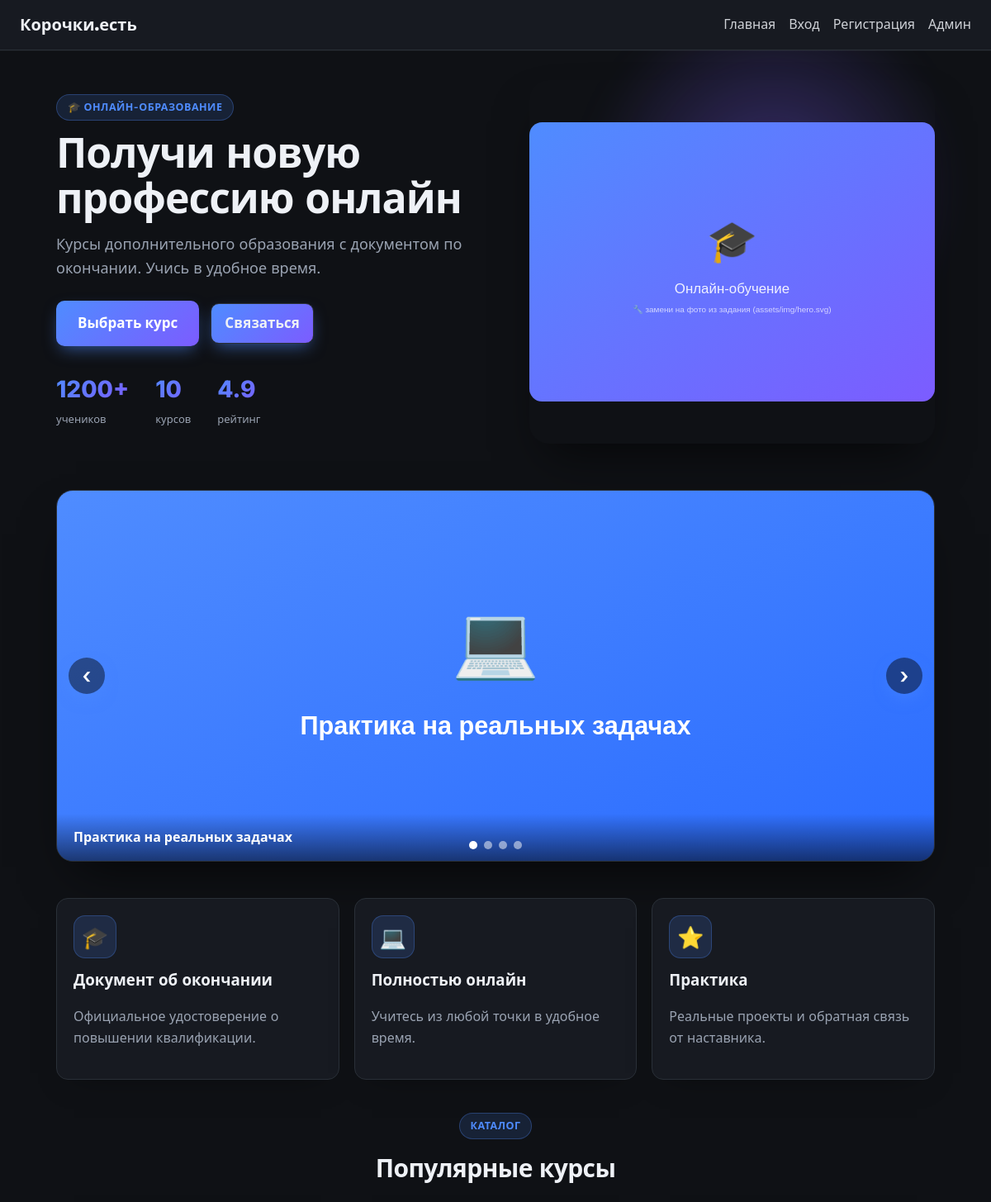
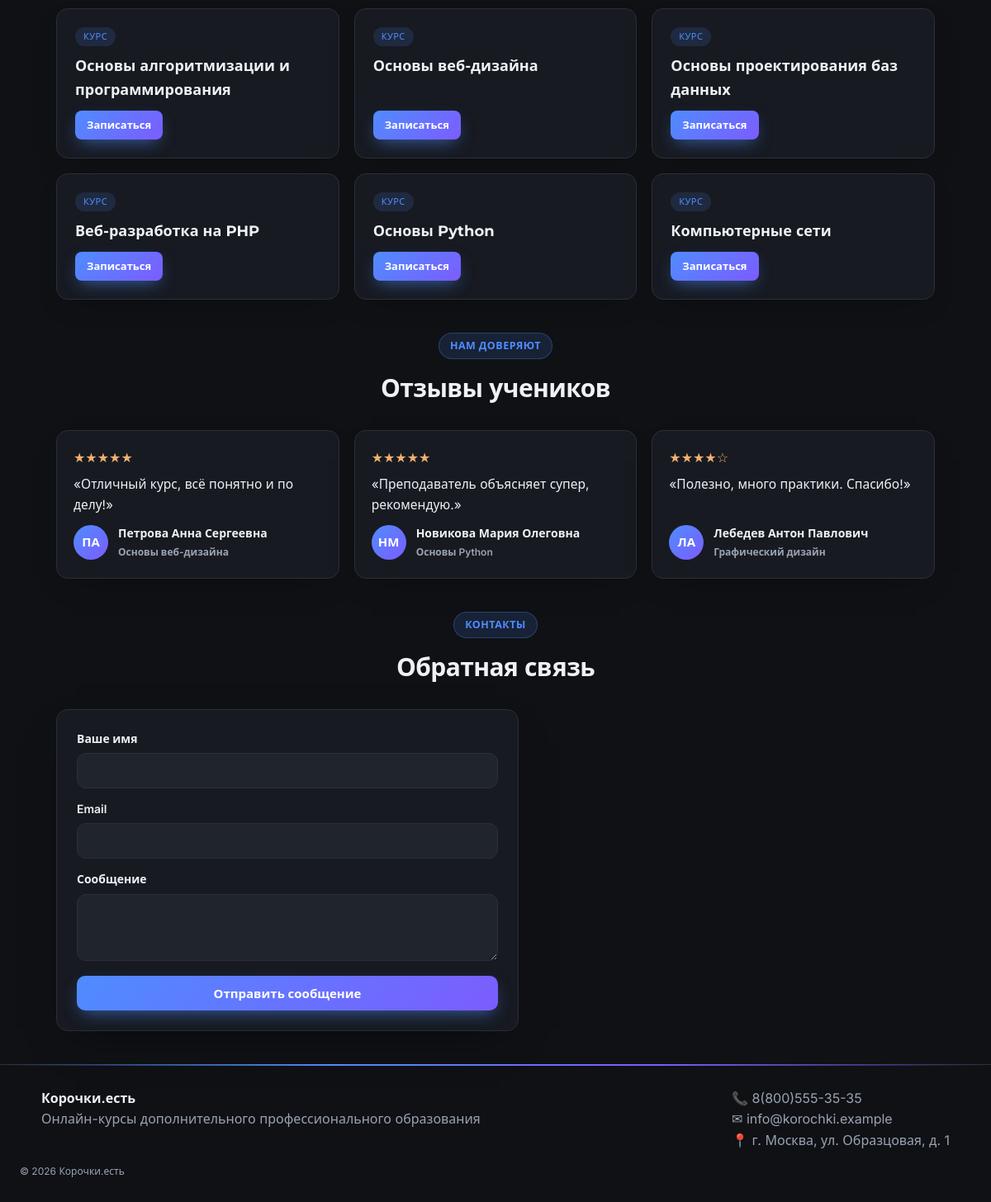
The page / on the database its author committed (2 pictures, top to bottom).
### tables this page shows
CREATE TABLE courses (
    id INT AUTO_INCREMENT PRIMARY KEY,
    name VARCHAR(150) NOT NULL,
    is_active TINYINT(1) DEFAULT 1
);

CREATE TABLE reviews (
    id INT AUTO_INCREMENT PRIMARY KEY,
    user_id INT NOT NULL,
    order_id INT NULL,
    course_name VARCHAR(150) NOT NULL,
    rating TINYINT NOT NULL DEFAULT 5,
    text VARCHAR(1000) NOT NULL,
    created_at DATETIME DEFAULT CURRENT_TIMESTAMP,
    FOREIGN KEY (user_id) REFERENCES users(id),
    FOREIGN KEY (order_id) REFERENCES orders(id)
);

CREATE TABLE users (
    id INT AUTO_INCREMENT PRIMARY KEY,
    login VARCHAR(50) NOT NULL UNIQUE,
    password VARCHAR(255) NOT NULL,
    fio VARCHAR(150) NOT NULL,
    phone VARCHAR(30) NOT NULL,
    email VARCHAR(150) NOT NULL,
    created_at DATETIME DEFAULT CURRENT_TIMESTAMP
);

### theme.php (called while the page is built, shortened)
<?php
function theme($path = null) {
    global $THEME;
    $ref = $THEME;
    foreach (explode('.', $path) as $k) {
        $ref = $ref[$k] ?? null;
    }
    return $ref;
}

### auth.php (called while the page is built, shortened)
<?php
require_once __DIR__ . '/db.php';
require_once __DIR__ . '/helpers.php';
function current_user(): ?array {
    if (empty($_SESSION['user_id'])) return null;
    return one('SELECT * FROM users WHERE id = ?', [$_SESSION['user_id']]);
}

### db.php (called while the page is built, shortened)
<?php
function db(): PDO {
    static $pdo = null;
    if ($pdo !== null) return $pdo;
    $dsn = 'mysql:host=' . DB_HOST . ';port=' . DB_PORT . ';charset=utf8mb4';
    $pass = getenv('DB_PASS_OVERRIDE') !== false ? getenv('DB_PASS_OVERRIDE') : DB_PASS;
    try {
        $pdo = new PDO($dsn, DB_USER, $pass, [
            PDO::ATTR_ERRMODE            => PDO::ERRMODE_EXCEPTION,
            PDO::ATTR_DEFAULT_FETCH_MODE => PDO::FETCH_ASSOC,
            PDO::ATTR_EMULATE_PREPARES   => false,
        ]);
    } catch (PDOException $e) {
        die('Не удалось подключиться к MySQL: ' . $e->getMessage()
            . ' — проверь, что в XAMPP запущен MySQL и пароль в config.php верный.');
    }
    $pdo->exec('CREATE DATABASE IF NOT EXISTS `' . DB_NAME . '` CHARACTER SET utf8mb4 COLLATE utf8mb4_unicode_ci');
    $pdo->exec('USE `' . DB_NAME . '`');
    seed_if_empty($pdo);
    return $pdo;
}
function seed_if_empty(PDO $pdo): void {
    if ((int)$pdo->query('SELECT COUNT(*) c FROM courses')->fetch()['c'] === 0) {
        $ins = $pdo->prepare('INSERT INTO courses (name) VALUES (?)');
        foreach (app('courses') as $name) $ins->execute([$name]);
    }
    if ((int)$pdo->query('SELECT COUNT(*) c FROM users')->fetch()['c'] === 0) {
        $hash = hash_password('Parol12345');
        $users = [
            ['ivanov1',   'Иванов Иван Иванович',      '8(900)111-22-33', 'ivanov@mail.ru'],
            ['petrova1',  'Петрова Анна Сергеевна',    '8(900)111-22-34', 'petrova@mail.ru'],
            ['sidorov1',  'Сидоров Пётр Петрович',     '8(900)111-22-35', 'sidorov@mail.ru'],
            ['kozlov12',  'Козлов Дмитрий Андреевич',  '8(900)111-22-36', 'kozlov@mail.ru'],
            ['novikova1', 'Новикова Мария Олеговна',   '8(900)111-22-37', 'novikova@mail.ru'],
            ['morozov1',  'Морозов Сергей Николаевич', '8(900)111-22-38', 'morozov@mail.ru'],
            ['volkova12', 'Волкова Елена Викторовна',  '8(900)111-22-39', 'volkova@mail.ru'],
            ['lebedev12', 'Лебедев Антон Павлович',    '8(900)111-22-40', 'lebedev@mail.ru'],
            ['sokolova1', 'Соколова Ольга Дмитриевна', '8(900)111-22-41', 'sokolova@mail.ru'],
            ['popov1234', 'Попов Алексей Михайлович',  '8(900)111-22-42', 'popov@mail.ru'],
        ];
        $ins = $pdo->prepare('INSERT INTO users (login,password,fio,phone,email) VALUES (?,?,?,?,?)');
        foreach ($users as $u) $ins->execute([$u[0], $hash, $u[1], $u[2], $u[3]]);
    }
    if ((int)$pdo->query('SELECT COUNT(*) c FROM orders')->fetch()['c'] === 0) {
        $statuses = array_keys(app('statuses'));
        $payments = app('payment_types');
        $courses  = app('courses');
        $ins = $pdo->prepare('INSERT INTO orders (user_id,course_name,desired_date,payment_type,status) VALUES (?,?,?,?,?)');
        for ($i = 1; $i <= 10; $i++) {
            $status = $i === 1 ? 'done' : $statuses[$i % count($statuses)];
            $ins->execute([
                $i,
                $courses[($i - 1) % count($courses)],
                str_pad((string)(($i % 28) + 1), 2, '0', STR_PAD_LEFT) . '.09.2025',
                $payments[$i % count($payments)],
                $status,
            ]);
        }
    }
    if ((int)$pdo->query('SELECT COUNT(*) c FROM reviews')->fetch()['c'] === 0) {
        $reviews = [
            [2, 'Основы веб-дизайна',                    5, 'Отличный курс, всё понятно и по делу!'],
            [5, 'Основы алгоритмизации и программирования', 5, 'Преподаватель объясняет супер, рекомендую.'],
            [8, 'Веб-разработка на PHP',                  4, 'Полезно, много практики. Спасибо!'],
        ];
        $ins = $pdo->prepare('INSERT INTO reviews (user_id,course_name,rating,text) VALUES (?,?,?,?)');
        foreach ($reviews as $r) $ins->execute($r);
    }
    if ((int)$pdo->query('SELECT COUNT(*) c FROM feedback')->fetch()['c'] === 0) {
        $ins = $pdo->prepare('INSERT INTO feedback (name,email,message) VALUES (?,?,?)');
        $ins->execute(['Гость', 'guest@mail.ru', 'Подскажите, есть ли рассрочка на обучение?']);
        $ins->execute(['Мария', 'maria@mail.ru', 'Хочу записаться на курс по дизайну, как начать?']);
    }
}
function q(string $sql, array $params = []): array {
    $st = db()->prepare($sql); $st->execute($params); return $st->fetchAll();
}

### index.php (the view, shortened to what this page needs)
<?php
require_once __DIR__ . '/layout.php';
$courses = q('SELECT name FROM courses WHERE is_active = 1 ORDER BY id LIMIT 6');
$reviews = q('SELECT r.*, u.fio FROM reviews r JOIN users u ON u.id = r.user_id ORDER BY r.created_at DESC LIMIT 6');
$hero = theme('hero');
?>
<section class="hero">
    <div class="hero-text">
        <?php if (!empty($hero['eyebrow'])): ?><span class="eyebrow"><?= e($hero['eyebrow']) ?></span><?php endif; ?>
        <h1 class="hero-title"><?= e($hero['title']) ?></h1>
        <p class="hero-sub"><?= e($hero['subtitle']) ?></p>
        <div class="hero-actions">
            <a class="btn btn-lg" href="<?= current_user() ? 'order.php' : 'register.php' ?>"><?= e($hero['cta']) ?></a>
            <a class="btn-ghost btn-lg" href="#contacts">Связаться</a>
        </div>
        <?php if (!empty($hero['stats'])): ?>
        <div class="hero-stats">
            <?php foreach ($hero['stats'] as $st): ?>
                <div class="stat"><b><?= e($st['num']) ?></b><span><?= e($st['label']) ?></span></div>
            <?php endforeach; ?>
        </div>
        <?php endif; ?>
    </div>
    <div class="hero-media">
        <?= media_picture($hero['image'], theme('site_name'), ['lazy' => false, 'priority' => true, 'w' => 640, 'h' => 440]) ?>
    </div>
</section>
<section class="slider" data-slider data-interval="3000" aria-label="Галерея">
    <div class="slides">
        <?php foreach (theme('slides') as $i => $s): ?>
            <figure class="slide <?= $i === 0 ? 'active' : '' ?>">
                <figcaption><?= e($s['caption']) ?></figcaption>
            </figure>
        <?php endforeach; ?>
    </div>
    <button class="slider-btn prev" data-prev aria-label="Назад">‹</button>
    <button class="slider-btn next" data-next aria-label="Вперёд">›</button>
    <div class="dots">
        <?php foreach (theme('slides') as $i => $s): ?>
            <span class="dot <?= $i === 0 ? 'active' : '' ?>" data-dot="<?= $i ?>"></span>
        <?php endforeach; ?>
    </div>
</section>
<section class="features">
    <?php foreach (theme('features') as $ft): ?>
        <div class="feature card-soft">
            <div class="feature-icon"><?= $ft['icon'] ?></div>
            <h3><?= e($ft['title']) ?></h3>
            <p class="muted"><?= e($ft['text']) ?></p>
        </div>
    <?php endforeach; ?>
</section>
<section class="block">
    <div class="block-head"><span class="eyebrow">Каталог</span><h2>Популярные курсы</h2></div>
    <div class="courses-grid">
        <?php foreach ($courses as $cr): ?>
            <div class="course-card card-soft">
                <div class="course-badge">Курс</div>
                <h3><?= e($cr['name']) ?></h3>
                <a class="btn-mini" href="<?= current_user() ? 'order.php' : 'login.php' ?>">Записаться</a>
            </div>
        <?php endforeach; ?>
    </div>
</section>
<?php if ($reviews): ?>
<section class="block">
    <div class="block-head"><span class="eyebrow">Нам доверяют</span><h2>Отзывы учеников</h2></div>
    <div class="reviews-grid">
        <?php foreach ($reviews as $rv): ?>
            <?php
                $parts = preg_split('/\s+/', trim($rv['fio']));
                $initials = mb_strtoupper(mb_substr($parts[0] ?? '', 0, 1) . mb_substr($parts[1] ?? '', 0, 1));
            ?>
            <blockquote class="review card-soft">
                <div class="stars"><?= str_repeat('★', (int)$rv['rating']) . str_repeat('☆', 5 - (int)$rv['rating']) ?></div>
                <p>«<?= e($rv['text']) ?>»</p>
                <footer class="review-author">
                    <span class="avatar"><?= e($initials) ?></span>
                    <span><?= e($rv['fio']) ?><br><span class="muted small"><?= e($rv['course_name']) ?></span></span>
                </footer>
            </blockquote>
        <?php endforeach; ?>
    </div>
</section>
<?php endif; ?>
<section class="block" id="contacts">
    <div class="block-head"><span class="eyebrow">Контакты</span><h2>Обратная связь</h2></div>
    <form method="post" class="card feedback-card">
        <label>Ваше имя <input name="name" required></label>
        <label>Email <input type="email" name="email" required></label>
        <label>Сообщение <textarea name="message" rows="3" required></textarea></label>
        <button type="submit">Отправить сообщение</button>
    </form>
</section>

### rows shown on the page
courses: name "Основы алгоритмизации и программирования"
courses: name "Основы веб-дизайна"
courses: name "Основы проектирования баз данных"
courses: name "Веб-разработка на PHP"
courses: name "Основы Python"
courses: name "Компьютерные сети"
reviews: rating "★★★★★", text "Отличный курс, всё понятно и по делу!", user.fio "ПА", user.fio "Петрова Анна Сергеевна", course_name "Основы веб-дизайна"
reviews: rating "★★★★★", text "Преподаватель объясняет супер, рекомендую.", user.fio "НМ", user.fio "Новикова Мария Олеговна", course_name "Основы Python"
reviews: rating "★★★★", rating "☆", text "Полезно, много практики. Спасибо!", user.fio "ЛА", user.fio "Лебедев Антон Павлович", course_name "Графический дизайн"

### other values the page prints
theme('logo_text') "Корочки.есть"
$hero['eyebrow'] "🎓 ОНЛАЙН-ОБРАЗОВАНИЕ"
$hero['title'] "Получи новую профессию онлайн"
$hero['subtitle'] "Курсы дополнительного образования с документом по окончании. Учись в удобное время."
$hero['cta'] "Выбрать курс"
$st['num'] "1200+"
$st['label'] "учеников"
$st['num'] "10"
$st['label'] "курсов"
$st['num'] "4.9"
$st['label'] "рейтинг"
$ft['icon'] "🎓"
$ft['title'] "Документ об окончании"
$ft['text'] "Официальное удостоверение о повышении квалификации."
$ft['icon'] "💻"
